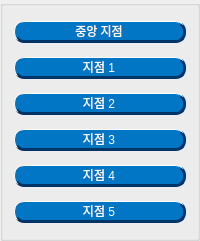
                  <widget class="QGroupBox" name="groupBox_11">
                   <property name="title">
                    <string/>
                   </property>
                   <layout class="QVBoxLayout" name="verticalLayout_2">
                    <item>
                     <widget class="QPushButton" name="waypoint_pose_btn">
                      <property name="sizePolicy">
                       <sizepolicy hsizetype="Expanding" vsizetype="Expanding">
                        <horstretch>0</horstretch>
                        <verstretch>0</verstretch>
                       </sizepolicy>
                      </property>
                      <property name="styleSheet">
                       <string notr="true">/* 1. 모든 관련 버튼 공통 기본 스타일 (파란색) */
#home_pose_btn, #waypoint_pose_btn, 
#pose_1_btn, #pose_2_btn, #pose_3_btn, #pose_4_btn, #pose_5_btn, 
#pose_6_btn, #pose_7_btn, #pose_8_btn, #pose_9_btn, #pose_10_btn, #pose_11_btn,
#cell_1_btn, #cell_2_btn {
    color: #ffffff;
    background-color: #0076c4; /* 기본 배경: 파란색 */
    font: bold 16pt &quot;Arial&quot;;
    border: 1px solid #ffffff;
    border-radius: 10px;
    border-bottom: 3px solid #003366;
    border-right: 3px solid #003366;
    margin-top: 4px;                 
    margin-bottom: 4px;
}

/* 2. 비활성화 상태 (Disabled): 회색 */
#home_pose_btn:disabled, #waypoint_pose_btn:disabled,
#pose_1_btn:disabled, #pose_2_btn:disabled, #pose_3_btn:disabled, #pose_4_btn:disabled, #pose_5_btn:disabled, 
#pose_6_btn:disabled, #pose_7_btn:disabled, #pose_8_btn:disabled, #pose_9_btn:disabled, #pose_10_btn:disabled, #pose_11_btn:disabled,
#cell_1_btn:disabled, #cell_2_btn:disabled {
    background-color: #888888 !important; /* 배경 강제 회색 */
    color: #cccccc;
    border: 1px solid #aaaaaa;
    border-bottom: 3px solid #555555;
    border-right: 3px solid #555555;
}

/* 3. 버튼이 체크(눌려 있는 유지 상태)되었을 때: 확실한 초록색 */
#home_pose_btn:checked, #waypoint_pose_btn:checked,
#pose_1_btn:checked, #pose_2_btn:checked, #pose_3_btn:checked, #pose_4_btn:checked, #pose_5_btn:checked, 
#pose_6_btn:checked, #pose_7_btn:checked, #pose_8_btn:checked, #pose_9_btn:checked, #pose_10_btn:checked, #pose_11_btn:checked,
#cell_1_btn:checked, #cell_2_btn:checked {
    background-color: #6ac529 !important; /* 배경 강제 초록색 */
    border-bottom: 3px solid #439608;
    border-right: 3px solid #439608;
}

/* 5. 클릭하는 순간 (눌리는 애니메이션) */
#home_pose_btn:pressed, #waypoint_pose_btn:pressed,
#pose_1_btn:pressed, #pose_2_btn:pressed, #pose_3_btn:pressed, #pose_4_btn:pressed, #pose_5_btn:pressed, 
#pose_6_btn:pressed, #pose_7_btn:pressed, #pose_8_btn:pressed, #pose_9_btn:pressed, #pose_10_btn:pressed, #pose_11_btn:pressed,
#cell_1_btn:pressed, #cell_2_btn:pressed {
    background-color: #005a9e;
    border-top: 3px solid #003366;
    border-left: 3px solid #003366;
    border-bottom: none;
    border-right: none;
    margin-top: 6px;
    margin-bottom: 2px;
}</string>
                      </property>
                      <property name="text">
                       <string>중앙 지점</string>
                      </property>
                      <property name="checkable">
                       <bool>true</bool>
                      </property>
                      <property name="checked">
                       <bool>false</bool>
                      </property>
                     </widget>
                    </item>
                    <item>
                     <widget class="QPushButton" name="pose_1_btn">
                      <property name="sizePolicy">
                       <sizepolicy hsizetype="Expanding" vsizetype="Expanding">
                        <horstretch>0</horstretch>
                        <verstretch>0</verstretch>
                       </sizepolicy>
                      </property>
                      <property name="styleSheet">
                       <string notr="true">/* 1. 모든 관련 버튼 공통 기본 스타일 (파란색) */
#home_pose_btn, #waypoint_pose_btn, 
#pose_1_btn, #pose_2_btn, #pose_3_btn, #pose_4_btn, #pose_5_btn, 
#pose_6_btn, #pose_7_btn, #pose_8_btn, #pose_9_btn, #pose_10_btn, #pose_11_btn,
#cell_1_btn, #cell_2_btn {
    color: #ffffff;
    background-color: #0076c4; /* 기본 배경: 파란색 */
    font: bold 16pt &quot;Arial&quot;;
    border: 1px solid #ffffff;
    border-radius: 10px;
    border-bottom: 3px solid #003366;
    border-right: 3px solid #003366;
    margin-top: 4px;                 
    margin-bottom: 4px;
}

/* 2. 비활성화 상태 (Disabled): 회색 */
#home_pose_btn:disabled, #waypoint_pose_btn:disabled,
#pose_1_btn:disabled, #pose_2_btn:disabled, #pose_3_btn:disabled, #pose_4_btn:disabled, #pose_5_btn:disabled, 
#pose_6_btn:disabled, #pose_7_btn:disabled, #pose_8_btn:disabled, #pose_9_btn:disabled, #pose_10_btn:disabled, #pose_11_btn:disabled,
#cell_1_btn:disabled, #cell_2_btn:disabled {
    background-color: #888888 !important; /* 배경 강제 회색 */
    color: #cccccc;
    border: 1px solid #aaaaaa;
    border-bottom: 3px solid #555555;
    border-right: 3px solid #555555;
}

/* 3. 버튼이 체크(눌려 있는 유지 상태)되었을 때: 확실한 초록색 */
#home_pose_btn:checked, #waypoint_pose_btn:checked,
#pose_1_btn:checked, #pose_2_btn:checked, #pose_3_btn:checked, #pose_4_btn:checked, #pose_5_btn:checked, 
#pose_6_btn:checked, #pose_7_btn:checked, #pose_8_btn:checked, #pose_9_btn:checked, #pose_10_btn:checked, #pose_11_btn:checked,
#cell_1_btn:checked, #cell_2_btn:checked {
    background-color: #6ac529 !important; /* 배경 강제 초록색 */
    border-bottom: 3px solid #439608;
    border-right: 3px solid #439608;
}

/* 5. 클릭하는 순간 (눌리는 애니메이션) */
#home_pose_btn:pressed, #waypoint_pose_btn:pressed,
#pose_1_btn:pressed, #pose_2_btn:pressed, #pose_3_btn:pressed, #pose_4_btn:pressed, #pose_5_btn:pressed, 
#pose_6_btn:pressed, #pose_7_btn:pressed, #pose_8_btn:pressed, #pose_9_btn:pressed, #pose_10_btn:pressed, #pose_11_btn:pressed,
#cell_1_btn:pressed, #cell_2_btn:pressed {
    background-color: #005a9e;
    border-top: 3px solid #003366;
    border-left: 3px solid #003366;
    border-bottom: none;
    border-right: none;
    margin-top: 6px;
    margin-bottom: 2px;
}</string>
                      </property>
                      <property name="text">
                       <string>지점 1</string>
                      </property>
                      <property name="checkable">
                       <bool>true</bool>
                      </property>
                     </widget>
                    </item>
                    <item>
                     <widget class="QPushButton" name="pose_2_btn">
                      <property name="sizePolicy">
                       <sizepolicy hsizetype="Expanding" vsizetype="Expanding">
                        <horstretch>0</horstretch>
                        <verstretch>0</verstretch>
                       </sizepolicy>
                      </property>
                      <property name="styleSheet">
                       <string notr="true">/* 1. 모든 관련 버튼 공통 기본 스타일 (파란색) */
#home_pose_btn, #waypoint_pose_btn, 
#pose_1_btn, #pose_2_btn, #pose_3_btn, #pose_4_btn, #pose_5_btn, 
#pose_6_btn, #pose_7_btn, #pose_8_btn, #pose_9_btn, #pose_10_btn, #pose_11_btn,
#cell_1_btn, #cell_2_btn {
    color: #ffffff;
    background-color: #0076c4; /* 기본 배경: 파란색 */
    font: bold 16pt &quot;Arial&quot;;
    border: 1px solid #ffffff;
    border-radius: 10px;
    border-bottom: 3px solid #003366;
    border-right: 3px solid #003366;
    margin-top: 4px;                 
    margin-bottom: 4px;
}

/* 2. 비활성화 상태 (Disabled): 회색 */
#home_pose_btn:disabled, #waypoint_pose_btn:disabled,
#pose_1_btn:disabled, #pose_2_btn:disabled, #pose_3_btn:disabled, #pose_4_btn:disabled, #pose_5_btn:disabled, 
#pose_6_btn:disabled, #pose_7_btn:disabled, #pose_8_btn:disabled, #pose_9_btn:disabled, #pose_10_btn:disabled, #pose_11_btn:disabled,
#cell_1_btn:disabled, #cell_2_btn:disabled {
    background-color: #888888 !important; /* 배경 강제 회색 */
    color: #cccccc;
    border: 1px solid #aaaaaa;
    border-bottom: 3px solid #555555;
    border-right: 3px solid #555555;
}

/* 3. 버튼이 체크(눌려 있는 유지 상태)되었을 때: 확실한 초록색 */
#home_pose_btn:checked, #waypoint_pose_btn:checked,
#pose_1_btn:checked, #pose_2_btn:checked, #pose_3_btn:checked, #pose_4_btn:checked, #pose_5_btn:checked, 
#pose_6_btn:checked, #pose_7_btn:checked, #pose_8_btn:checked, #pose_9_btn:checked, #pose_10_btn:checked, #pose_11_btn:checked,
#cell_1_btn:checked, #cell_2_btn:checked {
    background-color: #6ac529 !important; /* 배경 강제 초록색 */
    border-bottom: 3px solid #439608;
    border-right: 3px solid #439608;
}

/* 5. 클릭하는 순간 (눌리는 애니메이션) */
#home_pose_btn:pressed, #waypoint_pose_btn:pressed,
#pose_1_btn:pressed, #pose_2_btn:pressed, #pose_3_btn:pressed, #pose_4_btn:pressed, #pose_5_btn:pressed, 
#pose_6_btn:pressed, #pose_7_btn:pressed, #pose_8_btn:pressed, #pose_9_btn:pressed, #pose_10_btn:pressed, #pose_11_btn:pressed,
#cell_1_btn:pressed, #cell_2_btn:pressed {
    background-color: #005a9e;
    border-top: 3px solid #003366;
    border-left: 3px solid #003366;
    border-bottom: none;
    border-right: none;
    margin-top: 6px;
    margin-bottom: 2px;
}</string>
                      </property>
                      <property name="text">
                       <string>지점 2</string>
                      </property>
                      <property name="checkable">
                       <bool>true</bool>
                      </property>
                     </widget>
                    </item>
                    <item>
                     <widget class="QPushButton" name="pose_3_btn">
                      <property name="sizePolicy">
                       <sizepolicy hsizetype="Expanding" vsizetype="Expanding">
                        <horstretch>0</horstretch>
                        <verstretch>0</verstretch>
                       </sizepolicy>
                      </property>
                      <property name="styleSheet">
                       <string notr="true">/* 1. 모든 관련 버튼 공통 기본 스타일 (파란색) */
#home_pose_btn, #waypoint_pose_btn, 
#pose_1_btn, #pose_2_btn, #pose_3_btn, #pose_4_btn, #pose_5_btn, 
#pose_6_btn, #pose_7_btn, #pose_8_btn, #pose_9_btn, #pose_10_btn, #pose_11_btn,
#cell_1_btn, #cell_2_btn {
    color: #ffffff;
    background-color: #0076c4; /* 기본 배경: 파란색 */
    font: bold 16pt &quot;Arial&quot;;
    border: 1px solid #ffffff;
    border-radius: 10px;
    border-bottom: 3px solid #003366;
    border-right: 3px solid #003366;
    margin-top: 4px;                 
    margin-bottom: 4px;
}

/* 2. 비활성화 상태 (Disabled): 회색 */
#home_pose_btn:disabled, #waypoint_pose_btn:disabled,
#pose_1_btn:disabled, #pose_2_btn:disabled, #pose_3_btn:disabled, #pose_4_btn:disabled, #pose_5_btn:disabled, 
#pose_6_btn:disabled, #pose_7_btn:disabled, #pose_8_btn:disabled, #pose_9_btn:disabled, #pose_10_btn:disabled, #pose_11_btn:disabled,
#cell_1_btn:disabled, #cell_2_btn:disabled {
    background-color: #888888 !important; /* 배경 강제 회색 */
    color: #cccccc;
    border: 1px solid #aaaaaa;
    border-bottom: 3px solid #555555;
    border-right: 3px solid #555555;
}

/* 3. 버튼이 체크(눌려 있는 유지 상태)되었을 때: 확실한 초록색 */
#home_pose_btn:checked, #waypoint_pose_btn:checked,
#pose_1_btn:checked, #pose_2_btn:checked, #pose_3_btn:checked, #pose_4_btn:checked, #pose_5_btn:checked, 
#pose_6_btn:checked, #pose_7_btn:checked, #pose_8_btn:checked, #pose_9_btn:checked, #pose_10_btn:checked, #pose_11_btn:checked,
#cell_1_btn:checked, #cell_2_btn:checked {
    background-color: #6ac529 !important; /* 배경 강제 초록색 */
    border-bottom: 3px solid #439608;
    border-right: 3px solid #439608;
}

/* 5. 클릭하는 순간 (눌리는 애니메이션) */
#home_pose_btn:pressed, #waypoint_pose_btn:pressed,
#pose_1_btn:pressed, #pose_2_btn:pressed, #pose_3_btn:pressed, #pose_4_btn:pressed, #pose_5_btn:pressed, 
#pose_6_btn:pressed, #pose_7_btn:pressed, #pose_8_btn:pressed, #pose_9_btn:pressed, #pose_10_btn:pressed, #pose_11_btn:pressed,
#cell_1_btn:pressed, #cell_2_btn:pressed {
    background-color: #005a9e;
    border-top: 3px solid #003366;
    border-left: 3px solid #003366;
    border-bottom: none;
    border-right: none;
    margin-top: 6px;
    margin-bottom: 2px;
}</string>
                      </property>
                      <property name="text">
                       <string>지점 3</string>
                      </property>
                      <property name="checkable">
                       <bool>true</bool>
                      </property>
                     </widget>
                    </item>
                    <item>
                     <widget class="QPushButton" name="pose_4_btn">
                      <property name="sizePolicy">
                       <sizepolicy hsizetype="Expanding" vsizetype="Expanding">
                        <horstretch>0</horstretch>
                        <verstretch>0</verstretch>
                       </sizepolicy>
                      </property>
                      <property name="styleSheet">
                       <string notr="true">/* 1. 모든 관련 버튼 공통 기본 스타일 (파란색) */
#home_pose_btn, #waypoint_pose_btn, 
#pose_1_btn, #pose_2_btn, #pose_3_btn, #pose_4_btn, #pose_5_btn, 
#pose_6_btn, #pose_7_btn, #pose_8_btn, #pose_9_btn, #pose_10_btn, #pose_11_btn,
#cell_1_btn, #cell_2_btn {
    color: #ffffff;
    background-color: #0076c4; /* 기본 배경: 파란색 */
    font: bold 16pt &quot;Arial&quot;;
    border: 1px solid #ffffff;
    border-radius: 10px;
    border-bottom: 3px solid #003366;
    border-right: 3px solid #003366;
    margin-top: 4px;                 
    margin-bottom: 4px;
}

/* 2. 비활성화 상태 (Disabled): 회색 */
#home_pose_btn:disabled, #waypoint_pose_btn:disabled,
#pose_1_btn:disabled, #pose_2_btn:disabled, #pose_3_btn:disabled, #pose_4_btn:disabled, #pose_5_btn:disabled, 
#pose_6_btn:disabled, #pose_7_btn:disabled, #pose_8_btn:disabled, #pose_9_btn:disabled, #pose_10_btn:disabled, #pose_11_btn:disabled,
#cell_1_btn:disabled, #cell_2_btn:disabled {
    background-color: #888888 !important; /* 배경 강제 회색 */
    color: #cccccc;
    border: 1px solid #aaaaaa;
    border-bottom: 3px solid #555555;
    border-right: 3px solid #555555;
}

/* 3. 버튼이 체크(눌려 있는 유지 상태)되었을 때: 확실한 초록색 */
#home_pose_btn:checked, #waypoint_pose_btn:checked,
#pose_1_btn:checked, #pose_2_btn:checked, #pose_3_btn:checked, #pose_4_btn:checked, #pose_5_btn:checked, 
#pose_6_btn:checked, #pose_7_btn:checked, #pose_8_btn:checked, #pose_9_btn:checked, #pose_10_btn:checked, #pose_11_btn:checked,
#cell_1_btn:checked, #cell_2_btn:checked {
    background-color: #6ac529 !important; /* 배경 강제 초록색 */
    border-bottom: 3px solid #439608;
    border-right: 3px solid #439608;
}

/* 5. 클릭하는 순간 (눌리는 애니메이션) */
#home_pose_btn:pressed, #waypoint_pose_btn:pressed,
#pose_1_btn:pressed, #pose_2_btn:pressed, #pose_3_btn:pressed, #pose_4_btn:pressed, #pose_5_btn:pressed, 
#pose_6_btn:pressed, #pose_7_btn:pressed, #pose_8_btn:pressed, #pose_9_btn:pressed, #pose_10_btn:pressed, #pose_11_btn:pressed,
#cell_1_btn:pressed, #cell_2_btn:pressed {
    background-color: #005a9e;
    border-top: 3px solid #003366;
    border-left: 3px solid #003366;
    border-bottom: none;
    border-right: none;
    margin-top: 6px;
    margin-bottom: 2px;
}</string>
                      </property>
                      <property name="text">
                       <string>지점 4</string>
                      </property>
                      <property name="checkable">
                       <bool>true</bool>
                      </property>
                     </widget>
                    </item>
                    <item>
                     <widget class="QPushButton" name="pose_5_btn">
                      <property name="sizePolicy">
                       <sizepolicy hsizetype="Expanding" vsizetype="Expanding">
                        <horstretch>0</horstretch>
                        <verstretch>0</verstretch>
                       </sizepolicy>
                      </property>
                      <property name="styleSheet">
                       <string notr="true">/* 1. 모든 관련 버튼 공통 기본 스타일 (파란색) */
#home_pose_btn, #waypoint_pose_btn, 
#pose_1_btn, #pose_2_btn, #pose_3_btn, #pose_4_btn, #pose_5_btn, 
#pose_6_btn, #pose_7_btn, #pose_8_btn, #pose_9_btn, #pose_10_btn, #pose_11_btn,
#cell_1_btn, #cell_2_btn {
    color: #ffffff;
    background-color: #0076c4; /* 기본 배경: 파란색 */
    font: bold 16pt &quot;Arial&quot;;
    border: 1px solid #ffffff;
    border-radius: 10px;
    border-bottom: 3px solid #003366;
    border-right: 3px solid #003366;
    margin-top: 4px;                 
    margin-bottom: 4px;
}

/* 2. 비활성화 상태 (Disabled): 회색 */
#home_pose_btn:disabled, #waypoint_pose_btn:disabled,
#pose_1_btn:disabled, #pose_2_btn:disabled, #pose_3_btn:disabled, #pose_4_btn:disabled, #pose_5_btn:disabled, 
#pose_6_btn:disabled, #pose_7_btn:disabled, #pose_8_btn:disabled, #pose_9_btn:disabled, #pose_10_btn:disabled, #pose_11_btn:disabled,
#cell_1_btn:disabled, #cell_2_btn:disabled {
    background-color: #888888 !important; /* 배경 강제 회색 */
    color: #cccccc;
    border: 1px solid #aaaaaa;
    border-bottom: 3px solid #555555;
    border-right: 3px solid #555555;
}

/* 3. 버튼이 체크(눌려 있는 유지 상태)되었을 때: 확실한 초록색 */
#home_pose_btn:checked, #waypoint_pose_btn:checked,
#pose_1_btn:checked, #pose_2_btn:checked, #pose_3_btn:checked, #pose_4_btn:checked, #pose_5_btn:checked, 
#pose_6_btn:checked, #pose_7_btn:checked, #pose_8_btn:checked, #pose_9_btn:checked, #pose_10_btn:checked, #pose_11_btn:checked,
#cell_1_btn:checked, #cell_2_btn:checked {
    background-color: #6ac529 !important; /* 배경 강제 초록색 */
    border-bottom: 3px solid #439608;
    border-right: 3px solid #439608;
}

/* 5. 클릭하는 순간 (눌리는 애니메이션) */
#home_pose_btn:pressed, #waypoint_pose_btn:pressed,
#pose_1_btn:pressed, #pose_2_btn:pressed, #pose_3_btn:pressed, #pose_4_btn:pressed, #pose_5_btn:pressed, 
#pose_6_btn:pressed, #pose_7_btn:pressed, #pose_8_btn:pressed, #pose_9_btn:pressed, #pose_10_btn:pressed, #pose_11_btn:pressed,
#cell_1_btn:pressed, #cell_2_btn:pressed {
    background-color: #005a9e;
    border-top: 3px solid #003366;
    border-left: 3px solid #003366;
    border-bottom: none;
    border-right: none;
    margin-top: 6px;
    margin-bottom: 2px;
}</string>
                      </property>
                      <property name="text">
                       <string>지점 5</string>
                      </property>
                      <property name="checkable">
                       <bool>true</bool>
                      </property>
                     </widget>
                    </item>
                   </layout>
                  </widget>
